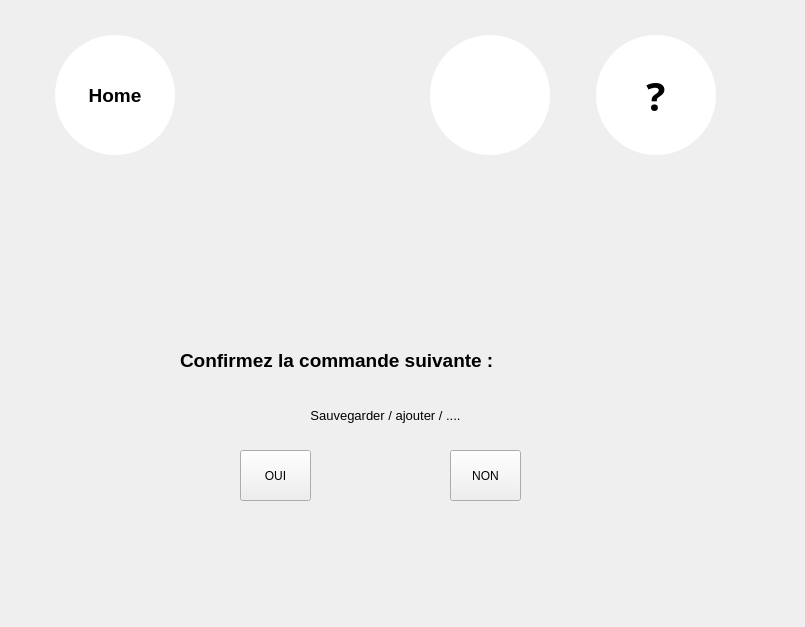
<?xml version="1.0" encoding="UTF-8"?>
<ui version="4.0">
 <class>SQLite_Local_DatabaseManager</class>
 <widget class="QWidget" name="SQLite_Local_DatabaseManager">
  <property name="geometry">
   <rect>
    <x>0</x>
    <y>0</y>
    <width>805</width>
    <height>627</height>
   </rect>
  </property>
  <property name="windowTitle">
   <string>Form</string>
  </property>
  <widget class="QStackedWidget" name="DB_Manager_stackedWidget">
   <property name="geometry">
    <rect>
     <x>30</x>
     <y>190</y>
     <width>721</width>
     <height>371</height>
    </rect>
   </property>
   <property name="currentIndex">
    <number>2</number>
   </property>
   <widget class="QWidget" name="DB_Manager">
    <widget class="QLabel" name="label_4">
     <property name="geometry">
      <rect>
       <x>230</x>
       <y>10</y>
       <width>281</width>
       <height>16</height>
      </rect>
     </property>
     <property name="text">
      <string>Gestionnaire de la base de données locale</string>
     </property>
    </widget>
    <widget class="QLabel" name="label_5">
     <property name="geometry">
      <rect>
       <x>50</x>
       <y>170</y>
       <width>271</width>
       <height>16</height>
      </rect>
     </property>
     <property name="text">
      <string>Gestion des utilisateurs : (non disponible)</string>
     </property>
    </widget>
    <widget class="QLabel" name="label_6">
     <property name="geometry">
      <rect>
       <x>50</x>
       <y>30</y>
       <width>211</width>
       <height>16</height>
      </rect>
     </property>
     <property name="text">
      <string>Gestion de la base de données :</string>
     </property>
    </widget>
    <widget class="QLabel" name="label_7">
     <property name="geometry">
      <rect>
       <x>80</x>
       <y>100</y>
       <width>251</width>
       <height>16</height>
      </rect>
     </property>
     <property name="text">
      <string>Créer une nouvelle base de données :</string>
     </property>
    </widget>
    <widget class="QPushButton" name="B_CreateDB_Save">
     <property name="geometry">
      <rect>
       <x>80</x>
       <y>70</y>
       <width>171</width>
       <height>31</height>
      </rect>
     </property>
     <property name="text">
      <string>Créer une sauvegarde</string>
     </property>
    </widget>
    <widget class="QLabel" name="label_8">
     <property name="geometry">
      <rect>
       <x>80</x>
       <y>50</y>
       <width>401</width>
       <height>16</height>
      </rect>
     </property>
     <property name="text">
      <string>Faire une sauvegarde de l'état acctuel de la base de données :</string>
     </property>
    </widget>
    <widget class="QComboBox" name="CB_DB_Create">
     <property name="geometry">
      <rect>
       <x>80</x>
       <y>120</y>
       <width>281</width>
       <height>31</height>
      </rect>
     </property>
     <item>
      <property name="text">
       <string>Avec la dernière sauvegarde effectué</string>
      </property>
     </item>
     <item>
      <property name="text">
       <string>Par defaut sans données</string>
      </property>
     </item>
     <item>
      <property name="text">
       <string>Par defaut avec les données de tests</string>
      </property>
     </item>
    </widget>
    <widget class="QComboBox" name="CB_Users">
     <property name="enabled">
      <bool>false</bool>
     </property>
     <property name="geometry">
      <rect>
       <x>80</x>
       <y>190</y>
       <width>281</width>
       <height>31</height>
      </rect>
     </property>
     <item>
      <property name="text">
       <string>Ajout d'un utilisateur</string>
      </property>
     </item>
     <item>
      <property name="text">
       <string>Suppression d'un utilisateur</string>
      </property>
     </item>
     <item>
      <property name="text">
       <string>Modification d'un utilisateur</string>
      </property>
     </item>
    </widget>
    <widget class="QPushButton" name="B_CB_CreateDB_Valid">
     <property name="geometry">
      <rect>
       <x>370</x>
       <y>120</y>
       <width>41</width>
       <height>31</height>
      </rect>
     </property>
     <property name="text">
      <string>Ok</string>
     </property>
    </widget>
    <widget class="QPushButton" name="B_CB_Users_Valid">
     <property name="enabled">
      <bool>false</bool>
     </property>
     <property name="geometry">
      <rect>
       <x>370</x>
       <y>190</y>
       <width>41</width>
       <height>31</height>
      </rect>
     </property>
     <property name="text">
      <string>Ok</string>
     </property>
    </widget>
    <widget class="QPushButton" name="B_ReturnMaintenanceMenu">
     <property name="geometry">
      <rect>
       <x>310</x>
       <y>260</y>
       <width>121</width>
       <height>31</height>
      </rect>
     </property>
     <property name="text">
      <string>Retour</string>
     </property>
    </widget>
   </widget>
   <widget class="QWidget" name="Loading">
    <widget class="QProgressBar" name="progressBar">
     <property name="geometry">
      <rect>
       <x>10</x>
       <y>150</y>
       <width>711</width>
       <height>81</height>
      </rect>
     </property>
     <property name="minimumSize">
      <size>
       <width>711</width>
       <height>81</height>
      </size>
     </property>
     <property name="maximumSize">
      <size>
       <width>711</width>
       <height>81</height>
      </size>
     </property>
     <property name="palette">
      <palette>
       <active>
        <colorrole role="WindowText">
         <brush brushstyle="SolidPattern">
          <color alpha="255">
           <red>0</red>
           <green>0</green>
           <blue>0</blue>
          </color>
         </brush>
        </colorrole>
        <colorrole role="Button">
         <brush brushstyle="SolidPattern">
          <color alpha="255">
           <red>229</red>
           <green>229</green>
           <blue>229</blue>
          </color>
         </brush>
        </colorrole>
        <colorrole role="Text">
         <brush brushstyle="SolidPattern">
          <color alpha="255">
           <red>0</red>
           <green>0</green>
           <blue>0</blue>
          </color>
         </brush>
        </colorrole>
        <colorrole role="ButtonText">
         <brush brushstyle="SolidPattern">
          <color alpha="255">
           <red>0</red>
           <green>0</green>
           <blue>0</blue>
          </color>
         </brush>
        </colorrole>
        <colorrole role="Base">
         <brush brushstyle="SolidPattern">
          <color alpha="255">
           <red>229</red>
           <green>229</green>
           <blue>229</blue>
          </color>
         </brush>
        </colorrole>
        <colorrole role="Window">
         <brush brushstyle="SolidPattern">
          <color alpha="255">
           <red>229</red>
           <green>229</green>
           <blue>229</blue>
          </color>
         </brush>
        </colorrole>
       </active>
       <inactive>
        <colorrole role="WindowText">
         <brush brushstyle="SolidPattern">
          <color alpha="255">
           <red>0</red>
           <green>0</green>
           <blue>0</blue>
          </color>
         </brush>
        </colorrole>
        <colorrole role="Button">
         <brush brushstyle="SolidPattern">
          <color alpha="255">
           <red>229</red>
           <green>229</green>
           <blue>229</blue>
          </color>
         </brush>
        </colorrole>
        <colorrole role="Text">
         <brush brushstyle="SolidPattern">
          <color alpha="255">
           <red>0</red>
           <green>0</green>
           <blue>0</blue>
          </color>
         </brush>
        </colorrole>
        <colorrole role="ButtonText">
         <brush brushstyle="SolidPattern">
          <color alpha="255">
           <red>0</red>
           <green>0</green>
           <blue>0</blue>
          </color>
         </brush>
        </colorrole>
        <colorrole role="Base">
         <brush brushstyle="SolidPattern">
          <color alpha="255">
           <red>229</red>
           <green>229</green>
           <blue>229</blue>
          </color>
         </brush>
        </colorrole>
        <colorrole role="Window">
         <brush brushstyle="SolidPattern">
          <color alpha="255">
           <red>229</red>
           <green>229</green>
           <blue>229</blue>
          </color>
         </brush>
        </colorrole>
       </inactive>
       <disabled>
        <colorrole role="WindowText">
         <brush brushstyle="SolidPattern">
          <color alpha="255">
           <red>0</red>
           <green>0</green>
           <blue>0</blue>
          </color>
         </brush>
        </colorrole>
        <colorrole role="Button">
         <brush brushstyle="SolidPattern">
          <color alpha="255">
           <red>229</red>
           <green>229</green>
           <blue>229</blue>
          </color>
         </brush>
        </colorrole>
        <colorrole role="Text">
         <brush brushstyle="SolidPattern">
          <color alpha="255">
           <red>0</red>
           <green>0</green>
           <blue>0</blue>
          </color>
         </brush>
        </colorrole>
        <colorrole role="ButtonText">
         <brush brushstyle="SolidPattern">
          <color alpha="255">
           <red>0</red>
           <green>0</green>
           <blue>0</blue>
          </color>
         </brush>
        </colorrole>
        <colorrole role="Base">
         <brush brushstyle="SolidPattern">
          <color alpha="255">
           <red>229</red>
           <green>229</green>
           <blue>229</blue>
          </color>
         </brush>
        </colorrole>
        <colorrole role="Window">
         <brush brushstyle="SolidPattern">
          <color alpha="255">
           <red>229</red>
           <green>229</green>
           <blue>229</blue>
          </color>
         </brush>
        </colorrole>
       </disabled>
      </palette>
     </property>
     <property name="font">
      <font>
       <pointsize>12</pointsize>
       <weight>75</weight>
       <bold>true</bold>
      </font>
     </property>
     <property name="autoFillBackground">
      <bool>false</bool>
     </property>
     <property name="styleSheet">
      <string notr="true">QProgressBar {
    border-radius: 40px;
    width: 20px;
	background-color: rgb(229, 229, 229);
	color:black
}

QProgressBar::chunk:horizontal {
	background: qlineargradient(x1: 0, y1: 0.5, x2: 1, y2: 0.5, stop: 0 orange, stop: 1 orange);
    
	border-radius: 40px;
}</string>
     </property>
     <property name="value">
      <number>0</number>
     </property>
     <property name="alignment">
      <set>Qt::AlignCenter</set>
     </property>
     <property name="invertedAppearance">
      <bool>false</bool>
     </property>
     <property name="textDirection">
      <enum>QProgressBar::TopToBottom</enum>
     </property>
    </widget>
    <widget class="QLabel" name="Label_ProgressBar">
     <property name="geometry">
      <rect>
       <x>-10</x>
       <y>120</y>
       <width>761</width>
       <height>21</height>
      </rect>
     </property>
     <property name="font">
      <font>
       <pointsize>12</pointsize>
       <weight>75</weight>
       <bold>true</bold>
      </font>
     </property>
     <property name="text">
      <string>Chargement ...</string>
     </property>
     <property name="alignment">
      <set>Qt::AlignCenter</set>
     </property>
    </widget>
    <widget class="QPushButton" name="B_LoadingValid">
     <property name="enabled">
      <bool>false</bool>
     </property>
     <property name="geometry">
      <rect>
       <x>310</x>
       <y>260</y>
       <width>99</width>
       <height>61</height>
      </rect>
     </property>
     <property name="font">
      <font>
       <pointsize>14</pointsize>
       <weight>75</weight>
       <bold>true</bold>
      </font>
     </property>
     <property name="text">
      <string>OK</string>
     </property>
    </widget>
    <widget class="QLabel" name="L_AutoReturnDB_Manager">
     <property name="geometry">
      <rect>
       <x>170</x>
       <y>330</y>
       <width>351</width>
       <height>20</height>
      </rect>
     </property>
     <property name="font">
      <font>
       <pointsize>12</pointsize>
       <weight>75</weight>
       <bold>true</bold>
      </font>
     </property>
     <property name="text">
      <string>Retour automatique dans ... secondes</string>
     </property>
    </widget>
   </widget>
   <widget class="QWidget" name="page">
    <widget class="QLabel" name="label">
     <property name="geometry">
      <rect>
       <x>150</x>
       <y>160</y>
       <width>401</width>
       <height>21</height>
      </rect>
     </property>
     <property name="font">
      <font>
       <pointsize>14</pointsize>
       <weight>75</weight>
       <bold>true</bold>
      </font>
     </property>
     <property name="text">
      <string>Confirmez la commande suivante :</string>
     </property>
    </widget>
    <widget class="QLabel" name="L_DB_Manager_Confirm">
     <property name="geometry">
      <rect>
       <x>-20</x>
       <y>210</y>
       <width>751</width>
       <height>31</height>
      </rect>
     </property>
     <property name="font">
      <font>
       <pointsize>10</pointsize>
      </font>
     </property>
     <property name="text">
      <string>Sauvegarder / ajouter / ....</string>
     </property>
     <property name="alignment">
      <set>Qt::AlignCenter</set>
     </property>
    </widget>
    <widget class="QPushButton" name="B_Confirm_Yes">
     <property name="geometry">
      <rect>
       <x>210</x>
       <y>260</y>
       <width>71</width>
       <height>51</height>
      </rect>
     </property>
     <property name="text">
      <string>OUI</string>
     </property>
    </widget>
    <widget class="QPushButton" name="B_Confirm_No">
     <property name="geometry">
      <rect>
       <x>420</x>
       <y>260</y>
       <width>71</width>
       <height>51</height>
      </rect>
     </property>
     <property name="text">
      <string>NON</string>
     </property>
    </widget>
   </widget>
  </widget>
  <widget class="QWidget" name="layoutWidget_2">
   <property name="geometry">
    <rect>
     <x>50</x>
     <y>30</y>
     <width>671</width>
     <height>130</height>
    </rect>
   </property>
   <layout class="QHBoxLayout" name="horizontalLayout_2">
    <property name="leftMargin">
     <number>5</number>
    </property>
    <property name="topMargin">
     <number>5</number>
    </property>
    <property name="rightMargin">
     <number>5</number>
    </property>
    <property name="bottomMargin">
     <number>5</number>
    </property>
    <item>
     <widget class="QToolButton" name="B_Home">
      <property name="minimumSize">
       <size>
        <width>120</width>
        <height>120</height>
       </size>
      </property>
      <property name="maximumSize">
       <size>
        <width>120</width>
        <height>120</height>
       </size>
      </property>
      <property name="palette">
       <palette>
        <active>
         <colorrole role="Button">
          <brush brushstyle="SolidPattern">
           <color alpha="255">
            <red>255</red>
            <green>255</green>
            <blue>255</blue>
           </color>
          </brush>
         </colorrole>
         <colorrole role="Base">
          <brush brushstyle="SolidPattern">
           <color alpha="255">
            <red>255</red>
            <green>255</green>
            <blue>255</blue>
           </color>
          </brush>
         </colorrole>
         <colorrole role="Window">
          <brush brushstyle="SolidPattern">
           <color alpha="255">
            <red>255</red>
            <green>255</green>
            <blue>255</blue>
           </color>
          </brush>
         </colorrole>
        </active>
        <inactive>
         <colorrole role="Button">
          <brush brushstyle="SolidPattern">
           <color alpha="255">
            <red>255</red>
            <green>255</green>
            <blue>255</blue>
           </color>
          </brush>
         </colorrole>
         <colorrole role="Base">
          <brush brushstyle="SolidPattern">
           <color alpha="255">
            <red>255</red>
            <green>255</green>
            <blue>255</blue>
           </color>
          </brush>
         </colorrole>
         <colorrole role="Window">
          <brush brushstyle="SolidPattern">
           <color alpha="255">
            <red>255</red>
            <green>255</green>
            <blue>255</blue>
           </color>
          </brush>
         </colorrole>
        </inactive>
        <disabled>
         <colorrole role="Button">
          <brush brushstyle="SolidPattern">
           <color alpha="255">
            <red>255</red>
            <green>255</green>
            <blue>255</blue>
           </color>
          </brush>
         </colorrole>
         <colorrole role="Base">
          <brush brushstyle="SolidPattern">
           <color alpha="255">
            <red>255</red>
            <green>255</green>
            <blue>255</blue>
           </color>
          </brush>
         </colorrole>
         <colorrole role="Window">
          <brush brushstyle="SolidPattern">
           <color alpha="255">
            <red>255</red>
            <green>255</green>
            <blue>255</blue>
           </color>
          </brush>
         </colorrole>
        </disabled>
       </palette>
      </property>
      <property name="font">
       <font>
        <pointsize>14</pointsize>
        <weight>75</weight>
        <bold>true</bold>
       </font>
      </property>
      <property name="styleSheet">
       <string notr="true">QToolButton{
background-color: rgb(255, 255, 255);
border-width:1px;
border-radius:60px;
max-width:120px;
max-height:120px;
min-width:120px;
min-height:120px;
}

QToolButton:pressed{ 
	background-color: rgb(222, 222, 222);

}</string>
      </property>
      <property name="text">
       <string>Home</string>
      </property>
      <property name="icon">
       <iconset resource="Src.qrc">
        <normaloff>:/ImgList/Home</normaloff>:/ImgList/Home</iconset>
      </property>
      <property name="iconSize">
       <size>
        <width>70</width>
        <height>70</height>
       </size>
      </property>
      <property name="toolButtonStyle">
       <enum>Qt::ToolButtonTextUnderIcon</enum>
      </property>
     </widget>
    </item>
    <item>
     <spacer name="horizontalSpacer_2">
      <property name="orientation">
       <enum>Qt::Horizontal</enum>
      </property>
      <property name="sizeHint" stdset="0">
       <size>
        <width>40</width>
        <height>20</height>
       </size>
      </property>
     </spacer>
    </item>
    <item>
     <widget class="QToolButton" name="B_Assistance">
      <property name="font">
       <font>
        <family>Droid Sans Georgian</family>
        <pointsize>30</pointsize>
        <weight>75</weight>
        <bold>true</bold>
       </font>
      </property>
      <property name="styleSheet">
       <string notr="true">QToolButton{
background-color: rgb(255, 255, 255);
border-width:1px;
border-radius:60px;
max-width:120px;
max-height:120px;
min-width:120px;
min-height:120px;
}

QToolButton:pressed{ 
	background-color: rgb(222, 222, 222);

}</string>
      </property>
      <property name="text">
       <string/>
      </property>
      <property name="icon">
       <iconset resource="Src.qrc">
        <normaloff>:/ImgList/BAssistance</normaloff>:/ImgList/BAssistance</iconset>
      </property>
      <property name="iconSize">
       <size>
        <width>70</width>
        <height>70</height>
       </size>
      </property>
      <property name="popupMode">
       <enum>QToolButton::DelayedPopup</enum>
      </property>
      <property name="toolButtonStyle">
       <enum>Qt::ToolButtonIconOnly</enum>
      </property>
      <property name="autoRaise">
       <bool>false</bool>
      </property>
     </widget>
    </item>
    <item>
     <spacer name="horizontalSpacer_7">
      <property name="orientation">
       <enum>Qt::Horizontal</enum>
      </property>
      <property name="sizeType">
       <enum>QSizePolicy::Fixed</enum>
      </property>
      <property name="sizeHint" stdset="0">
       <size>
        <width>40</width>
        <height>20</height>
       </size>
      </property>
     </spacer>
    </item>
    <item>
     <widget class="QToolButton" name="B_Help">
      <property name="palette">
       <palette>
        <active>
         <colorrole role="Button">
          <brush brushstyle="SolidPattern">
           <color alpha="255">
            <red>255</red>
            <green>255</green>
            <blue>255</blue>
           </color>
          </brush>
         </colorrole>
         <colorrole role="Base">
          <brush brushstyle="SolidPattern">
           <color alpha="255">
            <red>255</red>
            <green>255</green>
            <blue>255</blue>
           </color>
          </brush>
         </colorrole>
         <colorrole role="Window">
          <brush brushstyle="SolidPattern">
           <color alpha="255">
            <red>255</red>
            <green>255</green>
            <blue>255</blue>
           </color>
          </brush>
         </colorrole>
        </active>
        <inactive>
         <colorrole role="Button">
          <brush brushstyle="SolidPattern">
           <color alpha="255">
            <red>255</red>
            <green>255</green>
            <blue>255</blue>
           </color>
          </brush>
         </colorrole>
         <colorrole role="Base">
          <brush brushstyle="SolidPattern">
           <color alpha="255">
            <red>255</red>
            <green>255</green>
            <blue>255</blue>
           </color>
          </brush>
         </colorrole>
         <colorrole role="Window">
          <brush brushstyle="SolidPattern">
           <color alpha="255">
            <red>255</red>
            <green>255</green>
            <blue>255</blue>
           </color>
          </brush>
         </colorrole>
        </inactive>
        <disabled>
         <colorrole role="Button">
          <brush brushstyle="SolidPattern">
           <color alpha="255">
            <red>255</red>
            <green>255</green>
            <blue>255</blue>
           </color>
          </brush>
         </colorrole>
         <colorrole role="Base">
          <brush brushstyle="SolidPattern">
           <color alpha="255">
            <red>255</red>
            <green>255</green>
            <blue>255</blue>
           </color>
          </brush>
         </colorrole>
         <colorrole role="Window">
          <brush brushstyle="SolidPattern">
           <color alpha="255">
            <red>255</red>
            <green>255</green>
            <blue>255</blue>
           </color>
          </brush>
         </colorrole>
        </disabled>
       </palette>
      </property>
      <property name="font">
       <font>
        <family>Droid Sans Georgian</family>
        <pointsize>30</pointsize>
        <weight>75</weight>
        <bold>true</bold>
       </font>
      </property>
      <property name="styleSheet">
       <string notr="true">QToolButton{
background-color: rgb(255, 255, 255);
border-width:1px;
border-radius:60px;
max-width:120px;
max-height:120px;
min-width:120px;
min-height:120px;
}

QToolButton:pressed{ 
	background-color: rgb(222, 222, 222);

}</string>
      </property>
      <property name="text">
       <string>?</string>
      </property>
      <property name="popupMode">
       <enum>QToolButton::DelayedPopup</enum>
      </property>
      <property name="toolButtonStyle">
       <enum>Qt::ToolButtonIconOnly</enum>
      </property>
      <property name="autoRaise">
       <bool>false</bool>
      </property>
     </widget>
    </item>
   </layout>
  </widget>
 </widget>
 <resources>
  <include location="Src.qrc"/>
 </resources>
 <connections/>
</ui>
